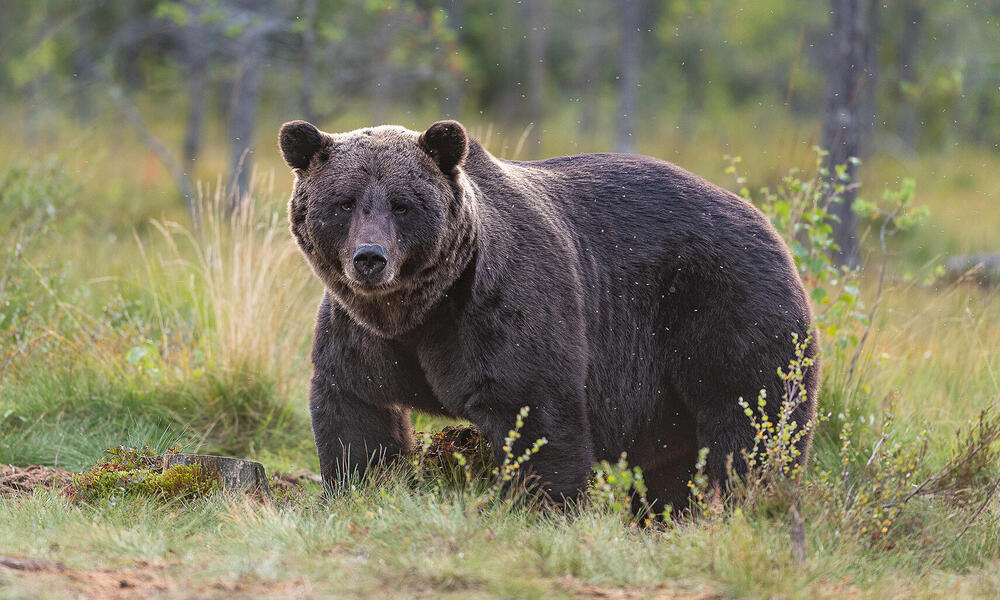
#> input picture bear.jpg, 1000 x 600 px
$ python denoise.py
#> lines starting #> are read from the running program, lines starting #| are printed output that depends on the picture; after the words box and inside, x2 and y2 are one past the last pixel; in counts of white or black regions, pixels touching at a corner belong together; long printed decimals are rounded
import cv2
import numpy as np
from matplotlib import pyplot as plt

# Load noisy images
image = cv2.imread('bear.jpg', 0)
#> image: shape (600, 1000); min 0, max 255, mean 121.7
noisy1 = cv2.imread('noisy_gaussian_image.jpg', 0)
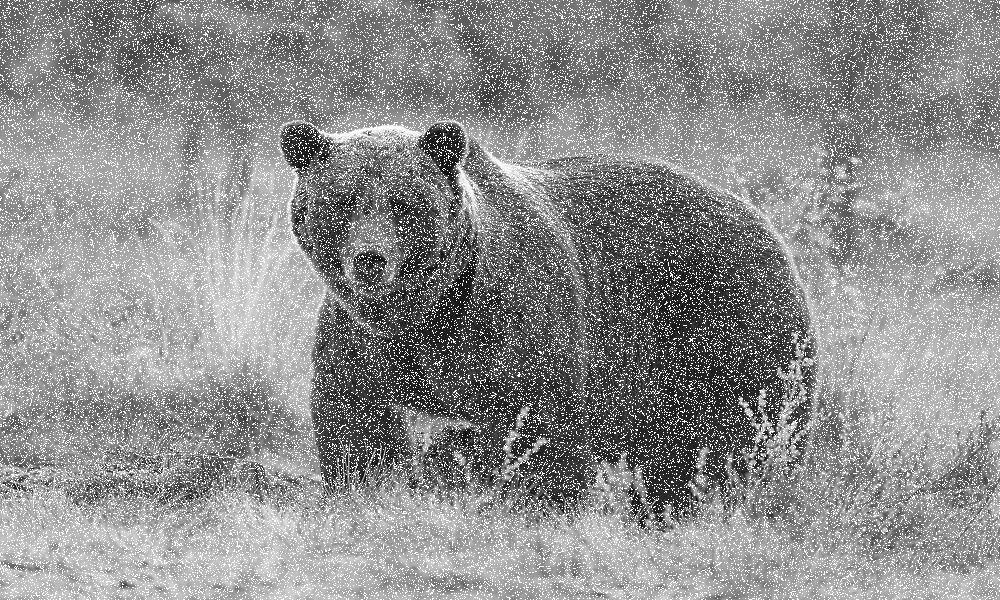
#> input picture noisy_gaussian_image.jpg, 1000 x 600 px
#> noisy1 is the input picture: shape (600, 1000); min 0, max 255, mean 142.9
noisy2 = cv2.imread('noisy_salt_pepper_image.jpg', 0)
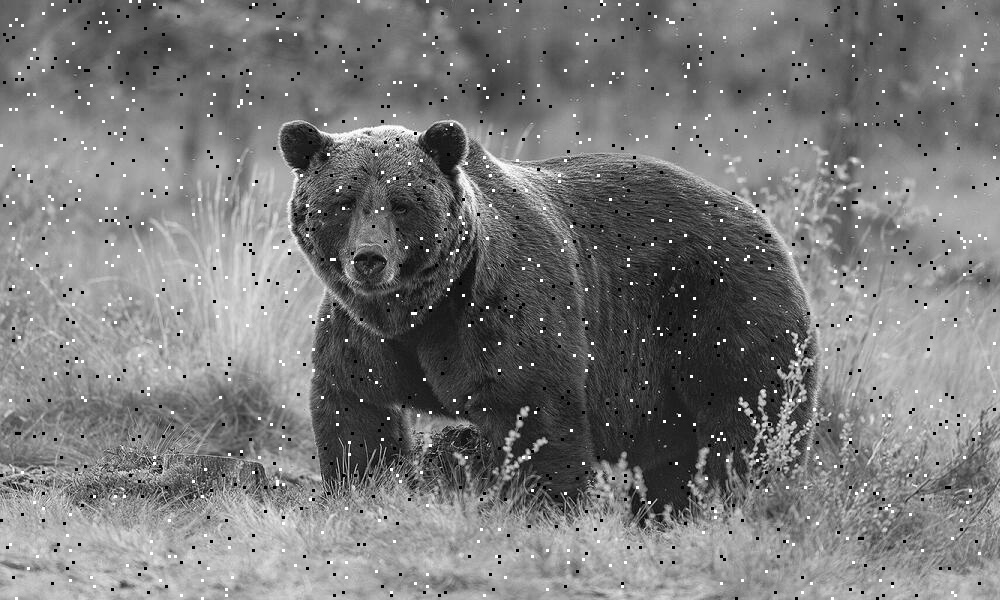
#> input picture noisy_salt_pepper_image.jpg, 1000 x 600 px
#> noisy2 is the input picture: shape (600, 1000); min 0, max 255, mean 121.9


def lowpassFiltering(image):
    F = np.fft.fft2(image)
    Fshift = np.fft.fftshift(F)

    # Filter: Low pass filter
    M, N = image.shape
    H = np.zeros((M, N), dtype=np.float32)
    D0 = 50
    for u in range(M):
        for v in range(N):
            D = np.sqrt((u - M / 2) ** 2 + (v - N / 2) ** 2)
            if D <= D0:
                H[u, v] = 1
            else:
                H[u, v] = 0

    # Ideal Low Pass Filtering
    Gshift = Fshift * H

    # Inverse Fourier Transform
    G = np.fft.ifftshift(Gshift)
    filtered_image = np.abs(np.fft.ifft2(G))
    return filtered_image


def highpassFiltering(image):
    F = np.fft.fft2(image)
    Fshift = np.fft.fftshift(F)

    # Filter: Low pass filter
    M, N = image.shape
    H = np.zeros((M, N), dtype=np.float32)
    D0 = 50
    for u in range(M):
        for v in range(N):
            D = np.sqrt((u - M / 2) ** 2 + (v - N / 2) ** 2)
            if D <= D0:
                H[u, v] = 1
            else:
                H[u, v] = 0

    # Filter: High pass filter
    H = 1 - H

    # Ideal Low Pass Filtering
    Gshift = Fshift * H

    # Inverse Fourier Transform
    G = np.fft.ifftshift(Gshift)
    filtered_image = np.abs(np.fft.ifft2(G))
    return filtered_image


def gaussianfilter(image):
    F = np.fft.fft2(image)
    Fshift = np.fft.fftshift(F)

    M, N = image.shape
    H = np.zeros((M, N), dtype=np.float32)
    D0 = 10
    for u in range(M):
        for v in range(N):
            D = np.sqrt((u - M / 2) ** 2 + (v - N / 2) ** 2)
            H[u, v] = np.exp(-D ** 2 / (2 * D0 * D0))
        # Ideal Low Pass Filtering
    Gshift = Fshift * H

    # Inverse Fourier Transform
    G = np.fft.ifftshift(Gshift)
    filtered_image = np.abs(np.fft.ifft2(G))
    return filtered_image

def percentage(image1, image2):
    image1 = np.uint8(image1)
    image2 = np.uint8(image2)
    different = cv2.absdiff(image1, image2)
    if len(different.shape) > 2 and different.shape[2] == 3:
        # Convert the difference image to grayscale if it is color (BGR format)
        gray = cv2.cvtColor(different, cv2.COLOR_BGR2GRAY)
    else:
        gray = different

    _, threshold = cv2.threshold(gray, 0, 255, cv2.THRESH_BINARY + cv2.THRESH_OTSU)
    pixels = threshold.shape[0] * threshold.shape[1]
    changed_pixels = cv2.countNonZero(threshold)
    accuracy_percent = ((pixels - changed_pixels) / pixels) * 100
    loss_percent = (changed_pixels / pixels) * 100
    print("Accuracy in percentage is:" + str(accuracy_percent) + "%")
    print("Total loss in percentage is:" + str(loss_percent) + "%")


def displayNoisyImages(row, col, image1, image2, image3):
    fig, axs = plt.subplots(row, col, figsize=(15, 5))
    fig.tight_layout()
    fig.suptitle("Original and Noisy Images comparison", fontsize=16, fontweight='bold')
    axs[0].imshow(image1, cmap='gray')
    axs[0].set_title('Original')
    axs[0].axis('off')
    axs[1].imshow(image2, cmap='gray')
    axs[1].set_title('Noisy image')
    axs[1].axis('off')
    axs[2].imshow(image3, cmap='gray')
    axs[2].set_title('Filtered image')
    axs[2].axis('off')
    plt.show()


img1 = lowpassFiltering(noisy1)
#> after the loop in lowpassFiltering, `for u in range(M):`:
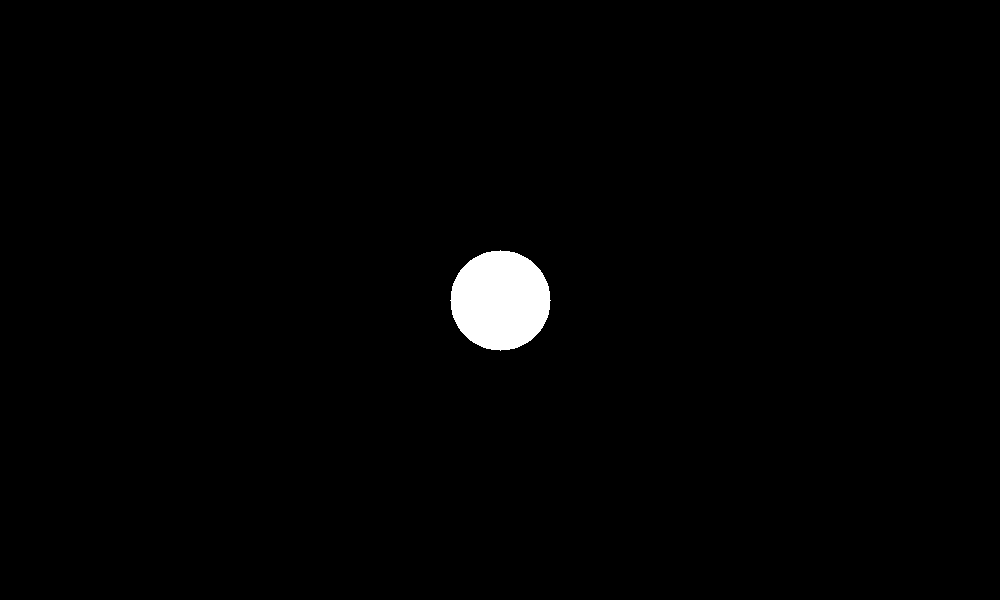
#> H: shape (600, 1000) float32; values 0 (black) and 1 (white), 1.3% white; 1 white region, box (x1, y1, x2, y2) and area: (450, 250, 551, 351) 7845
img2 = lowpassFiltering(noisy2)
img3 = highpassFiltering(noisy1)
img4 = highpassFiltering(noisy2)
img5 = gaussianfilter(noisy1)

percentage(image, img1)
#> in percentage, `_, threshold = cv2.threshold(gray, 0, 255, cv2.THRESH_BINARY + cv2.THR..`: threshold: shape (600, 1000); 26.5% white; 4410 white regions (3814 under 20 px), largest, box (x1, y1, x2, y2) and area: (274, 116, 864, 535) 93540, (43, 410, 304, 517) 6016, (127, 20, 208, 66) 1102
#> in percentage, `changed_pixels = cv2.countNonZero(threshold)`: changed_pixels = 159034
#> in percentage, `accuracy_percent = ((pixels - changed_pixels) / pixels) * 100`: accuracy_percent = 73.49
#> in percentage, `loss_percent = (changed_pixels / pixels) * 100`: loss_percent = 26.51
#| Accuracy in percentage is:73.494%
#| Total loss in percentage is:26.506%
percentage(image, img2)
#> in percentage (call 2), `_, threshold = cv2.threshold(gray, 0, 255, cv2.THRESH_BINARY + cv2.THR..`: threshold: shape (600, 1000); 13.9% white in thin lines or dots
#| Accuracy in percentage is:86.090%
#| Total loss in percentage is:13.910%
percentage(image, img3)
#> in percentage (call 3), `_, threshold = cv2.threshold(gray, 0, 255, cv2.THRESH_BINARY + cv2.THR..`:
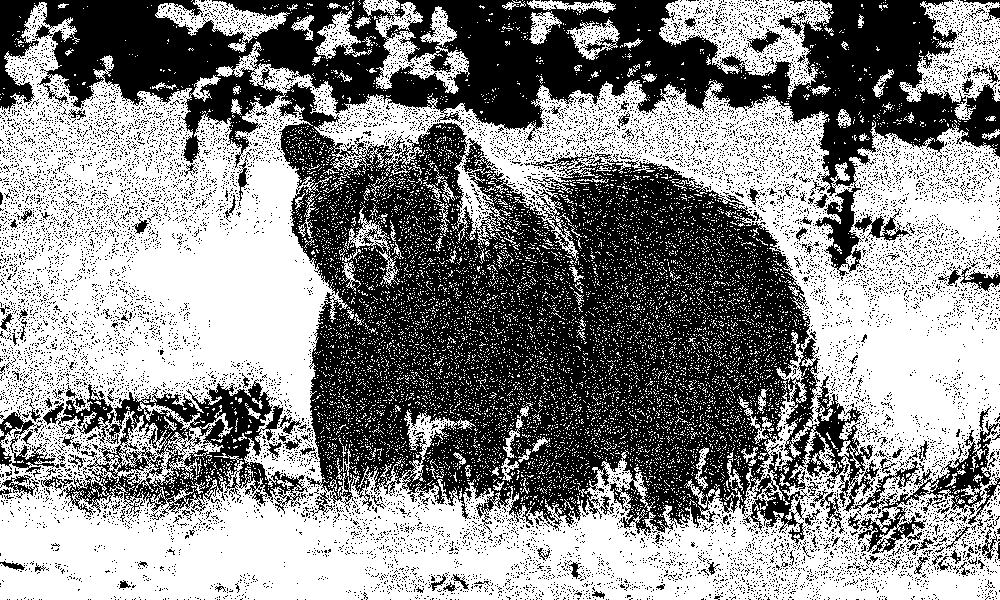
#> threshold: shape (600, 1000); 54.5% white; 13700 black regions (13520 under 20 px), largest, box (x1, y1, x2, y2) and area: (0, 0, 1000, 546) 216080, (43, 379, 308, 515) 13232, (853, 420, 1000, 554) 3985
#> in percentage (call 3), `changed_pixels = cv2.countNonZero(threshold)`: changed_pixels = 327061
#> in percentage (call 3), `accuracy_percent = ((pixels - changed_pixels) / pixels) * 100`: accuracy_percent = 45.49
#> in percentage (call 3), `loss_percent = (changed_pixels / pixels) * 100`: loss_percent = 54.51
#| Accuracy in percentage is:45.490%
#| Total loss in percentage is:54.510%
percentage(image, img4)
#> in percentage (call 4), `_, threshold = cv2.threshold(gray, 0, 255, cv2.THRESH_BINARY + cv2.THR..`:
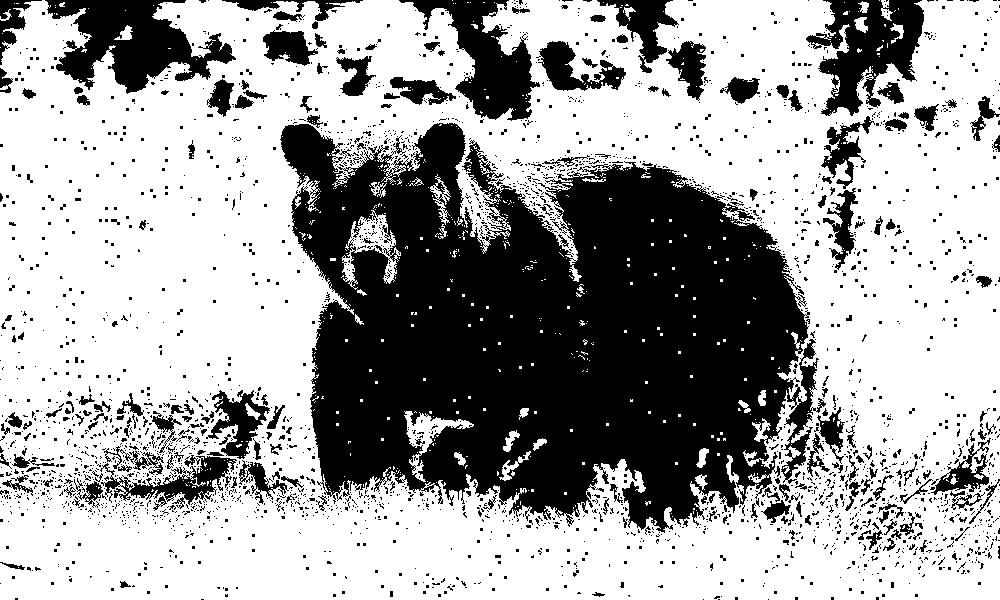
#> threshold: shape (600, 1000); 64.5% white; 2828 black regions (2603 under 20 px), largest, box (x1, y1, x2, y2) and area: (280, 123, 826, 533) 144859, (45, 0, 236, 94) 9111, (806, 0, 924, 116) 7220
#> in percentage (call 4), `changed_pixels = cv2.countNonZero(threshold)`: changed_pixels = 386754
#> in percentage (call 4), `accuracy_percent = ((pixels - changed_pixels) / pixels) * 100`: accuracy_percent = 35.54
#> in percentage (call 4), `loss_percent = (changed_pixels / pixels) * 100`: loss_percent = 64.46
#| Accuracy in percentage is:35.541%
#| Total loss in percentage is:64.459%
percentage(image, img5)
#> in percentage (call 5), `different = cv2.absdiff(image1, image2)`:
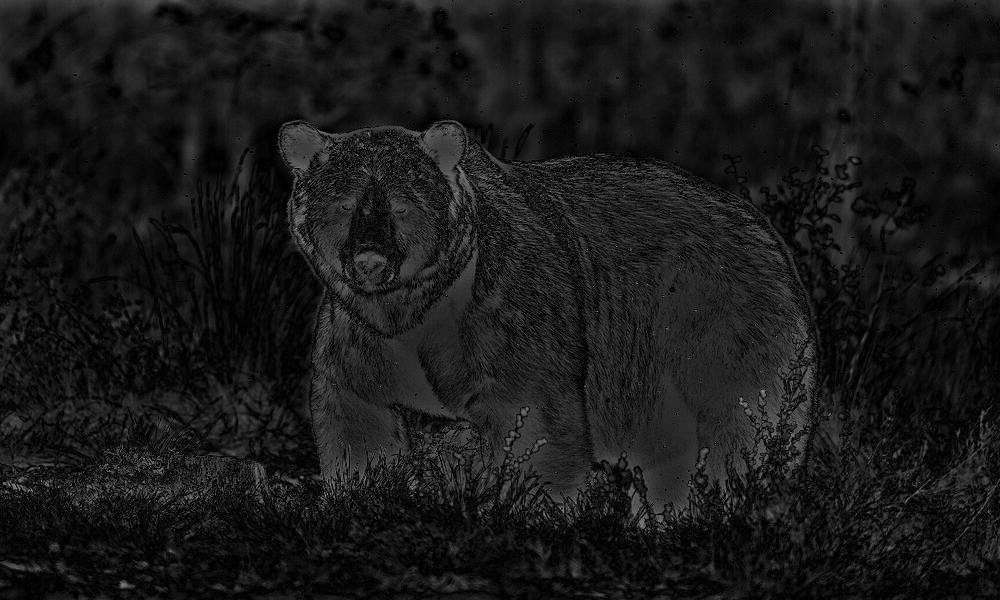
#> different: shape (600, 1000); min 0, max 162, mean 25.1
#> in percentage (call 5), `_, threshold = cv2.threshold(gray, 0, 255, cv2.THRESH_BINARY + cv2.THR..`:
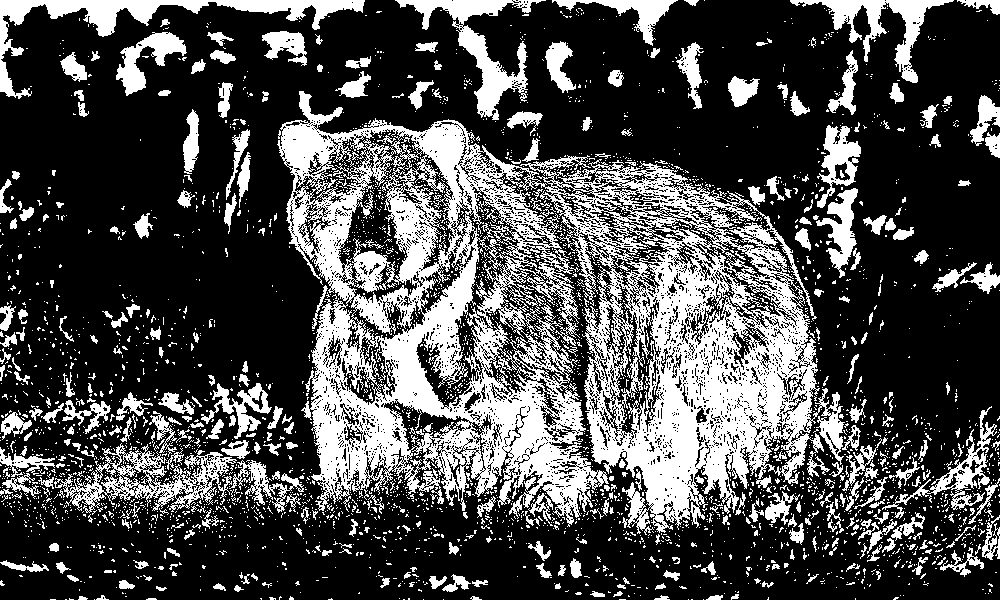
#> threshold: shape (600, 1000); 29.6% white; 3549 white regions (3181 under 20 px), largest, box (x1, y1, x2, y2) and area: (277, 91, 845, 535) 105717, (0, 0, 365, 99) 5739, (54, 443, 237, 513) 4172
#> in percentage (call 5), `changed_pixels = cv2.countNonZero(threshold)`: changed_pixels = 177874
#> in percentage (call 5), `accuracy_percent = ((pixels - changed_pixels) / pixels) * 100`: accuracy_percent = 70.35
#> in percentage (call 5), `loss_percent = (changed_pixels / pixels) * 100`: loss_percent = 29.65
#| Accuracy in percentage is:70.354%
#| Total loss in percentage is:29.646%
# [5 lines of commented-out code are left out]
